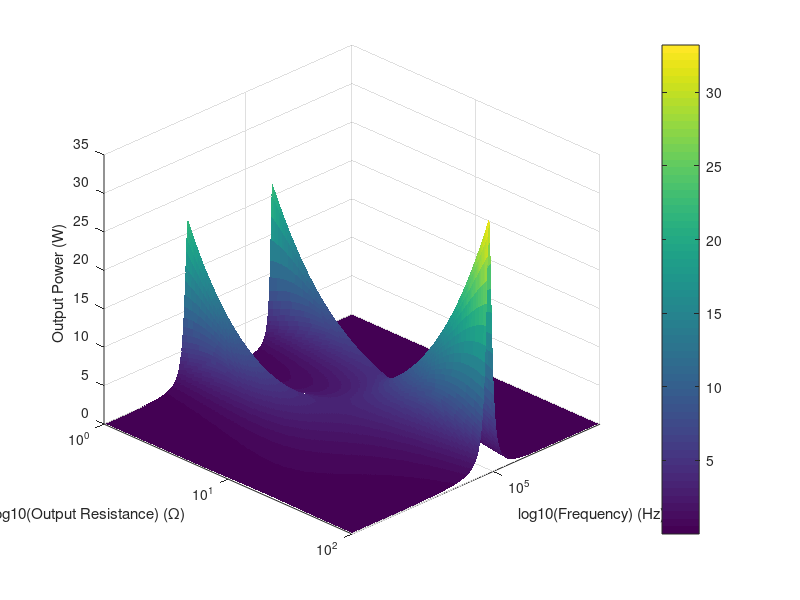

The MATLAB script that drew this image:
%% Define circuit parameters
R1 = 0.072;           % Resistance in Ohms
L1 = 24e-6;           % Inductance in Henry
C1 = 0.1e-6;          % Capacitance in Farads
L2 = 24e-6;           % Inductance in Henry for branch 2
C2 = 100e-9;          % Capacitance in Farads for branch 2
M  = 1.2e-5;          % Mutual inductance in Henry
V1 = 5;               % Source voltage (amplitude)

%% Define frequency and R2 ranges on a logarithmic scale
% Frequency from 50 kHz to 250 kHz:
freq = logspace(log10(50e3), log10(250e3), 500);   
% Output resistance (R2) values from 1 Ohm to 100 Ohm:
R2_vals = logspace(0, log10(100), 200);  

%% Preallocate matrix for power computed at each (R2, freq)
P_R2 = zeros(length(R2_vals), length(freq));

%% Loop over R2 and frequency values
for i = 1:length(R2_vals)
    R2 = R2_vals(i);
    for j = 1:length(freq)
        w = 2*pi*freq(j);  % Angular frequency
        
        % Build the impedance matrix Z
        Z11 = R1 + 1i*w*L1 - 1i/(w*C1);
        Z12 = 1i*w*M;
        Z21 = 1i*w*M;
        Z22 = R2 + 1i*w*L2 - 1i/(w*C2);
        Z = [Z11, Z12; Z21, Z22];
        
        % Solve for the currents [I1; I2]
        I = Z \ [V1; 0];
        I2 = I(2);
        
        % Compute the power dissipated in R2 (assuming RMS values)
        P_R2(i, j) = abs(I2)^2 * R2;
    end
end

%% Create a 3D surface plot with linear power and logarithmic frequency and resistance axes
figure;
surf(freq, R2_vals, P_R2, 'EdgeColor', 'none');
set(gca, 'XScale', 'log', 'YScale', 'log');  % Set frequency and resistance axes to log scale

% Adjust axis labels
xlabel('log10(Frequency) (Hz)');
ylabel('log10(Output Resistance) (Ω)');
zlabel('Output Power (W)');

% Limit frequency axis to 50 kHz - 250 kHz
xlim([50e3, 250e3]);

colorbar;
view(135,30);  % Adjust the view angle for better visualisation
